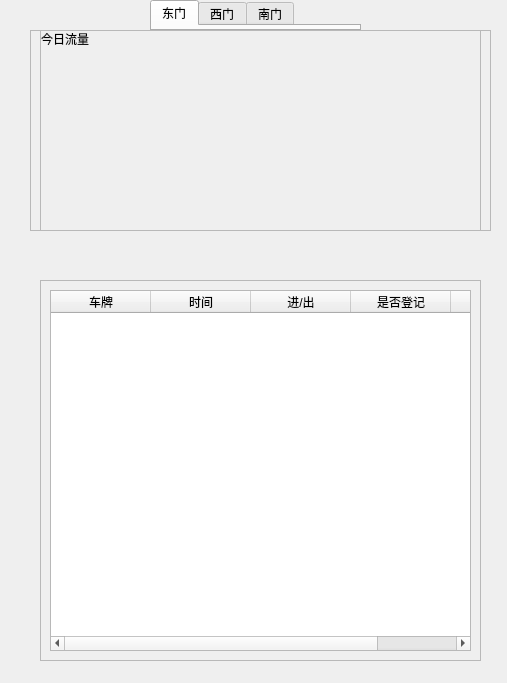
<?xml version="1.0" encoding="UTF-8"?>
<ui version="4.0">
 <class>Dialog</class>
 <widget class="QDialog" name="Dialog">
  <property name="geometry">
   <rect>
    <x>0</x>
    <y>0</y>
    <width>507</width>
    <height>683</height>
   </rect>
  </property>
  <property name="windowTitle">
   <string>Dialog</string>
  </property>
  <widget class="QTabWidget" name="tabWidget">
   <property name="geometry">
    <rect>
     <x>150</x>
     <y>0</y>
     <width>211</width>
     <height>31</height>
    </rect>
   </property>
   <property name="sizePolicy">
    <sizepolicy hsizetype="Preferred" vsizetype="Expanding">
     <horstretch>0</horstretch>
     <verstretch>0</verstretch>
    </sizepolicy>
   </property>
   <property name="minimumSize">
    <size>
     <width>3</width>
     <height>0</height>
    </size>
   </property>
   <property name="baseSize">
    <size>
     <width>2</width>
     <height>0</height>
    </size>
   </property>
   <property name="tabShape">
    <enum>QTabWidget::Rounded</enum>
   </property>
   <property name="currentIndex">
    <number>0</number>
   </property>
   <property name="iconSize">
    <size>
     <width>127</width>
     <height>20</height>
    </size>
   </property>
   <property name="tabBarAutoHide">
    <bool>false</bool>
   </property>
   <widget class="QWidget" name="tab">
    <property name="font">
     <font>
      <pointsize>11</pointsize>
     </font>
    </property>
    <attribute name="title">
     <string>东门</string>
    </attribute>
   </widget>
   <widget class="QWidget" name="tab_5">
    <attribute name="title">
     <string>西门</string>
    </attribute>
   </widget>
   <widget class="QWidget" name="tab_2">
    <attribute name="title">
     <string>南门</string>
    </attribute>
   </widget>
  </widget>
  <widget class="QFrame" name="frame">
   <property name="geometry">
    <rect>
     <x>30</x>
     <y>30</y>
     <width>461</width>
     <height>201</height>
    </rect>
   </property>
   <property name="frameShape">
    <enum>QFrame::StyledPanel</enum>
   </property>
   <property name="frameShadow">
    <enum>QFrame::Raised</enum>
   </property>
   <widget class="QScrollArea" name="scrollArea">
    <property name="geometry">
     <rect>
      <x>10</x>
      <y>0</y>
      <width>441</width>
      <height>201</height>
     </rect>
    </property>
    <property name="widgetResizable">
     <bool>true</bool>
    </property>
    <widget class="QWidget" name="scrollAreaWidgetContents">
     <property name="geometry">
      <rect>
       <x>0</x>
       <y>0</y>
       <width>439</width>
       <height>199</height>
      </rect>
     </property>
     <widget class="QLabel" name="label_2">
      <property name="geometry">
       <rect>
        <x>20</x>
        <y>20</y>
        <width>391</width>
        <height>141</height>
       </rect>
      </property>
      <property name="text">
       <string/>
      </property>
     </widget>
     <widget class="QLabel" name="label_3">
      <property name="geometry">
       <rect>
        <x>0</x>
        <y>0</y>
        <width>72</width>
        <height>15</height>
       </rect>
      </property>
      <property name="text">
       <string>今日流量</string>
      </property>
     </widget>
    </widget>
   </widget>
  </widget>
  <widget class="QFrame" name="frame_2">
   <property name="geometry">
    <rect>
     <x>40</x>
     <y>280</y>
     <width>441</width>
     <height>381</height>
    </rect>
   </property>
   <property name="frameShape">
    <enum>QFrame::StyledPanel</enum>
   </property>
   <property name="frameShadow">
    <enum>QFrame::Raised</enum>
   </property>
   <widget class="QTableWidget" name="tableWidget">
    <property name="geometry">
     <rect>
      <x>10</x>
      <y>10</y>
      <width>421</width>
      <height>361</height>
     </rect>
    </property>
    <column>
     <property name="text">
      <string>车牌</string>
     </property>
    </column>
    <column>
     <property name="text">
      <string>时间</string>
     </property>
    </column>
    <column>
     <property name="text">
      <string>进/出</string>
     </property>
    </column>
    <column>
     <property name="text">
      <string>是否登记</string>
     </property>
    </column>
    <column>
     <property name="text">
      <string>图片</string>
     </property>
    </column>
   </widget>
  </widget>
 </widget>
 <resources/>
 <connections/>
</ui>
